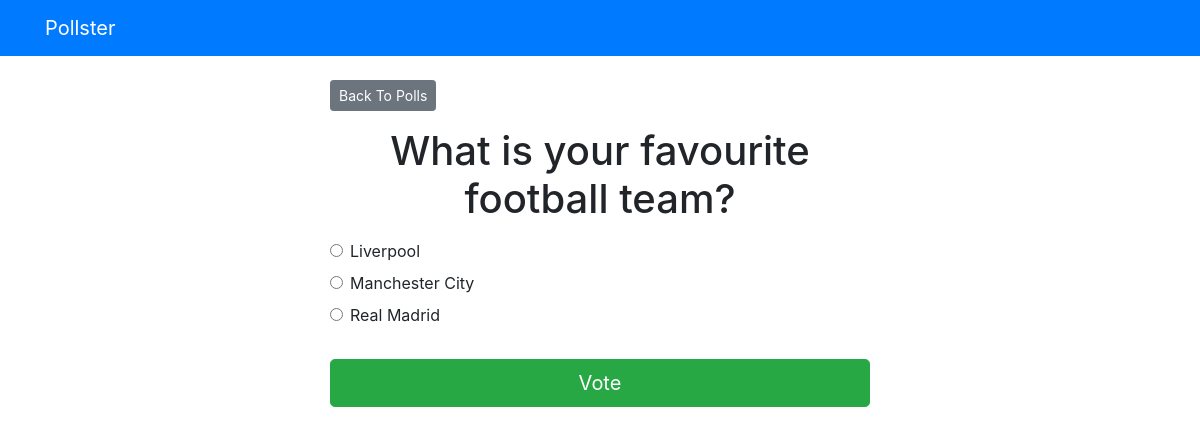
/polls/2, run on the app's committed database.
### polls/models.py (models this page shows, shortened)
class Question(models.Model):
    question_text = models.CharField(max_length=200)
    publish_date = models.DateTimeField('date published')

class Choice(models.Model):
    question = models.ForeignKey(Question, on_delete=models.CASCADE)
    choice_text = models.CharField(max_length=200)
    votes = models.IntegerField(default=0)

### polls/views.py (the view)
# urls.py: path('<int:question_id>', views.detail, name='detail'),
def detail(request, question_id):
    try:
        question = Question.objects.get(pk=question_id)
    except Question.DoesNotExist:
        raise Http404("Question does not exist")
    return render(request, 'polls/detail.html', {'question': question})

### templates/polls/detail.html (shortened to what this page needs)
{% extends 'base.html' %}
{% block content %}
<a class="btn btn-secondary btn-sm mb-3" href="{% url 'polls:index' %}">Back To Polls</a>
<h1 class="text-center mb-3">{{ question.question_text }}</h1>
<form action="{% url 'polls:vote' question.id %}" method="post">
	{% for choice in question.choice_set.all %}
		<div class="form-check">
			<input
				type="radio"
				name="choice"
				class="form-check-input"
				id="choice{{ forloop.counter }}"
				value="{{ choice.id }}"
			/>
			<label for="choice{{ forloop.counter }}">{{ choice.choice_text }}</label
			>
		</div>
	{% endfor %}
	<input type="submit" value="Vote" class="btn btn-success btn-lg btn-block mt-4" />
</form>
{% endblock %}

### data on the page
Question: question_text "What is your favourite football team?"
Choice: choice_text "Liverpool"
Choice: choice_text "Manchester City"
Choice: choice_text "Real Madrid"
